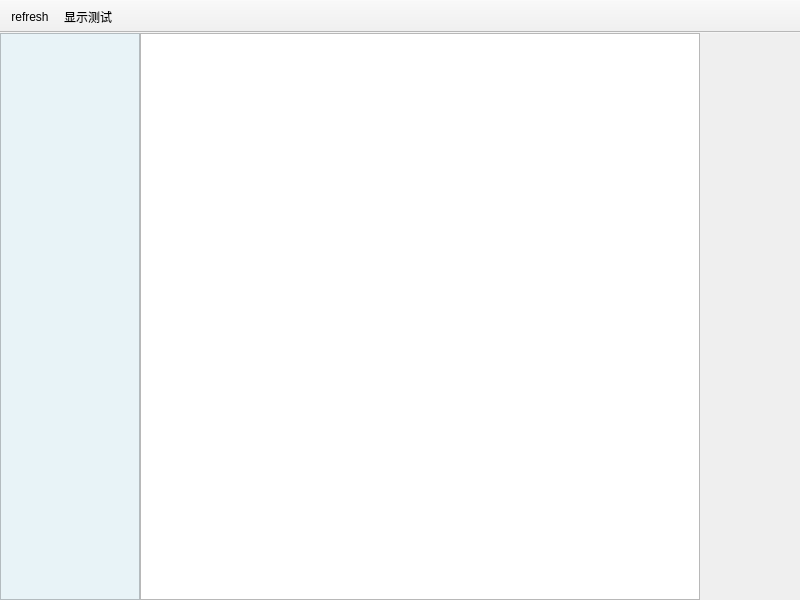
<?xml version="1.0" encoding="UTF-8"?>
<ui version="4.0">
 <class>MainWindow</class>
 <widget class="QMainWindow" name="MainWindow">
  <property name="geometry">
   <rect>
    <x>0</x>
    <y>0</y>
    <width>800</width>
    <height>600</height>
   </rect>
  </property>
  <property name="windowTitle">
   <string>海天鹰系统信息</string>
  </property>
  <property name="windowIcon">
   <iconset resource="res.qrc">
    <normaloff>:/icon/icon.png</normaloff>:/icon/icon.png</iconset>
  </property>
  <property name="styleSheet">
   <string notr="true">#listWidget { background: #E8F3F7;  font-size: 20px;}
#listWidget::item { padding: 5px 20px; color: #609FBE; text-align: center; }
#listWidget::item:selected { background: #3194D5; color: white;}</string>
  </property>
  <widget class="QWidget" name="centralWidget">
   <layout class="QVBoxLayout" name="verticalLayout">
    <property name="spacing">
     <number>0</number>
    </property>
    <property name="leftMargin">
     <number>0</number>
    </property>
    <property name="topMargin">
     <number>0</number>
    </property>
    <property name="rightMargin">
     <number>0</number>
    </property>
    <property name="bottomMargin">
     <number>0</number>
    </property>
    <item>
     <layout class="QHBoxLayout" name="horizontalLayout" stretch="1,4,0">
      <property name="spacing">
       <number>0</number>
      </property>
      <item>
       <widget class="QListWidget" name="listWidget"/>
      </item>
      <item>
       <widget class="QTextBrowser" name="textBrowser">
        <property name="font">
         <font>
          <pointsize>15</pointsize>
         </font>
        </property>
       </widget>
      </item>
      <item>
       <widget class="QLabel" name="label_brand">
        <property name="minimumSize">
         <size>
          <width>100</width>
          <height>100</height>
         </size>
        </property>
        <property name="maximumSize">
         <size>
          <width>100</width>
          <height>100</height>
         </size>
        </property>
        <property name="text">
         <string/>
        </property>
       </widget>
      </item>
     </layout>
    </item>
   </layout>
  </widget>
  <widget class="QToolBar" name="toolBar">
   <property name="windowTitle">
    <string>toolBar</string>
   </property>
   <property name="movable">
    <bool>false</bool>
   </property>
   <attribute name="toolBarArea">
    <enum>TopToolBarArea</enum>
   </attribute>
   <attribute name="toolBarBreak">
    <bool>false</bool>
   </attribute>
   <addaction name="actionRefresh"/>
   <addaction name="actionScreenTest"/>
  </widget>
  <action name="actionRefresh">
   <property name="icon">
    <iconset resource="res.qrc">
     <normaloff>:/icon/refresh.png</normaloff>:/icon/refresh.png</iconset>
   </property>
   <property name="text">
    <string>refresh</string>
   </property>
   <property name="toolTip">
    <string>刷新</string>
   </property>
  </action>
  <action name="actionScreenTest">
   <property name="icon">
    <iconset theme="display"/>
   </property>
   <property name="text">
    <string>显示测试</string>
   </property>
   <property name="toolTip">
    <string>显示测试</string>
   </property>
  </action>
 </widget>
 <layoutdefault spacing="6" margin="11"/>
 <resources>
  <include location="res.qrc"/>
 </resources>
 <connections/>
</ui>
